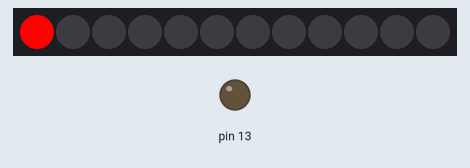
This sketch was run on a simulated Arduino Uno, built with avr-gcc and run on an emulated ATmega328P. On the bench: 12 RGB LEDs in strip order, left to right, output pins drawn as LEDs (lit = HIGH).

Above: at 0.15 s.
At 1.35 s:
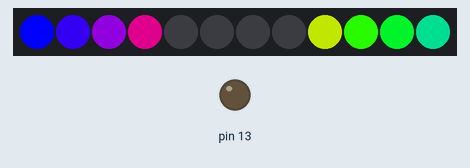
At 2.55 s:
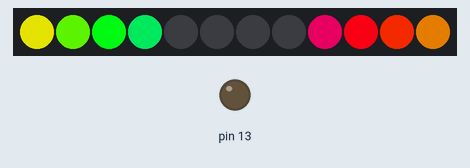
At 5.25 s:
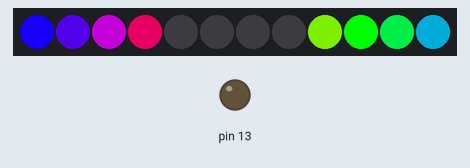
At 7.66 s:
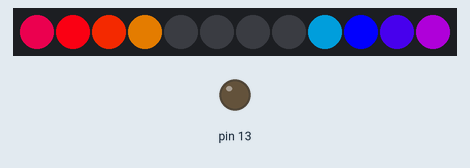
At 10.36 s:
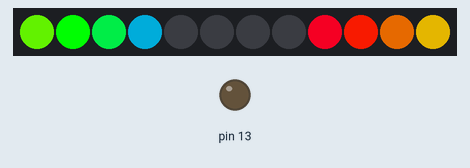

Measured:
- by itself, everything shown: repeats every 9.6 s, in 32 steps

The sketch:

APA106Test.ino
```cpp
#include "FastLED.h"

// How many leds in your strip?
#define NUM_LEDS 12
// Where is the LED data line connected?
#define DATA_PIN 2

// Define the array of leds
CRGB leds[NUM_LEDS];


void setup() {
  // Initialize the LEDs
  pinMode(13, OUTPUT);
  pinMode(DATA_PIN, OUTPUT);
  FastLED.addLeds<APA106, DATA_PIN, RGB>(leds, NUM_LEDS);
  FastLED.setBrightness(255);
}

int offset = 0;
void loop() {

  for( int i = 0; i < NUM_LEDS; i++ ) {

    if( i < 4 || i > 7 ) {
      leds[i] = CHSV((offset + (i*(256/NUM_LEDS)) % 256),255,255);
    }
    FastLED.show();
    delay(1);
  }
  offset = (offset + 4) % 256;
}
```
